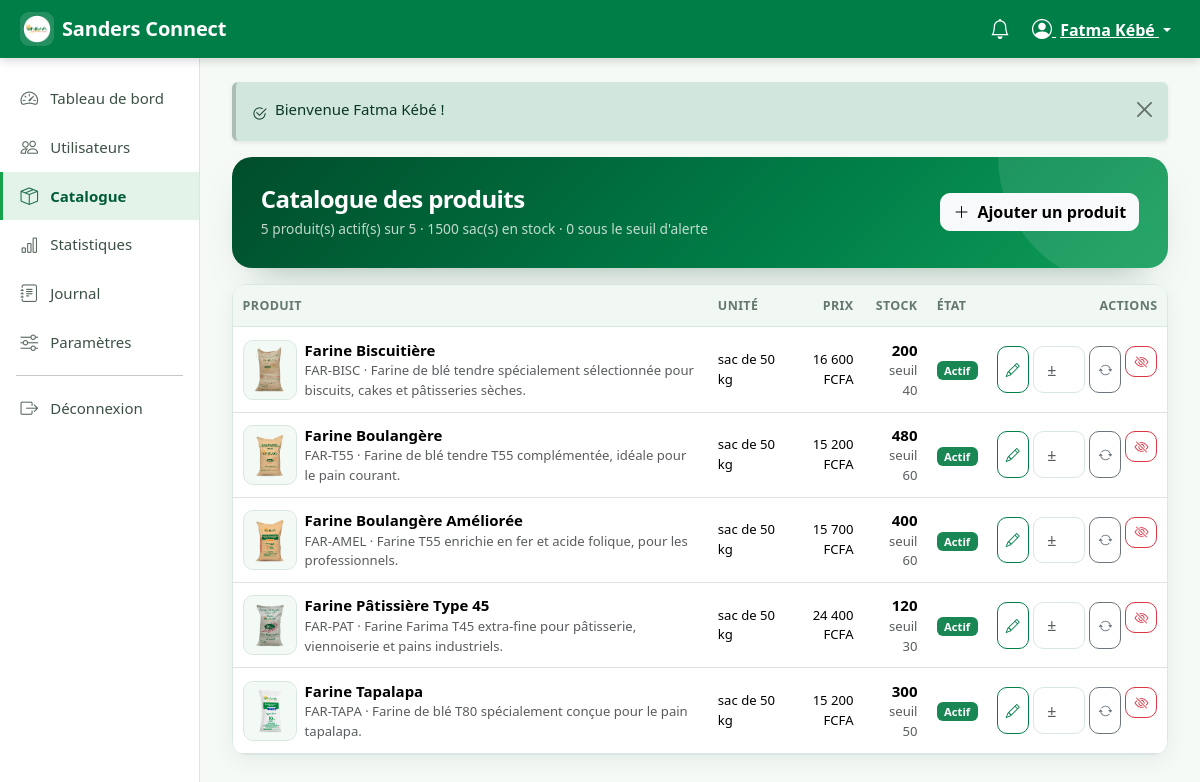
Page /index.php?r=administrateur/catalogue (signed in) on the committed database.
### tables this page shows
CREATE TABLE utilisateur (
    id                  INT UNSIGNED AUTO_INCREMENT PRIMARY KEY,
    nom                 VARCHAR(150)        NOT NULL,
    email               VARCHAR(190)        NOT NULL UNIQUE,
    telephone           VARCHAR(30)         DEFAULT NULL,
    mot_de_passe        VARCHAR(255)        NOT NULL,            
    role                ENUM('boulanger','gestionnaire','administrateur') NOT NULL DEFAULT 'boulanger',
    actif               TINYINT(1)          NOT NULL DEFAULT 0,  
    double_verification TINYINT(1)          NOT NULL DEFAULT 0,  
    code_securite       VARCHAR(255)        DEFAULT NULL,        
    tentatives_connexion TINYINT UNSIGNED   NOT NULL DEFAULT 0,
    bloque_jusqua       DATETIME            DEFAULT NULL,
    reset_token         VARCHAR(64)         DEFAULT NULL,
    reset_expire_le     DATETIME            DEFAULT NULL,
    derniere_connexion  DATETIME            DEFAULT NULL,
    cree_le             DATETIME            NOT NULL DEFAULT CURRENT_TIMESTAMP,
    maj_le              DATETIME            NOT NULL DEFAULT CURRENT_TIMESTAMP ON UPDATE CURRENT_TIMESTAMP,
    INDEX idx_user_role (role, actif)
);

CREATE TABLE produit (
    id                  INT UNSIGNED AUTO_INCREMENT PRIMARY KEY,
    reference           VARCHAR(50)         NOT NULL UNIQUE,
    libelle             VARCHAR(150)        NOT NULL,
    description         VARCHAR(255)        DEFAULT NULL,
    image               VARCHAR(255)        DEFAULT NULL,
    unite               VARCHAR(30)         NOT NULL DEFAULT 'sac de 50 kg',
    prix_unitaire       DECIMAL(12,2)       DEFAULT NULL,        
    stock_disponible    INT                 NOT NULL DEFAULT 0,
    seuil_alerte        INT                 NOT NULL DEFAULT 20,
    actif               TINYINT(1)          NOT NULL DEFAULT 1,
    cree_le             DATETIME            NOT NULL DEFAULT CURRENT_TIMESTAMP,
    maj_le              DATETIME            NOT NULL DEFAULT CURRENT_TIMESTAMP ON UPDATE CURRENT_TIMESTAMP,
    INDEX idx_produit_actif (actif)
);

### app/views/admin/catalogue.php (the view, shortened to what the rows shown need)
<div class="sc-catalogue-hero d-flex flex-wrap justify-content-between align-items-center gap-3 mb-3">
    <div>
        <h1 class="h4">Catalogue des produits</h1>
    </div>
</div>
<div class="card">
    <div class="card-body p-0">
        <?php if ($produits === []): ?>
            <div class="sc-empty"><i class="bi bi-box"></i>Aucun produit au catalogue.</div>
        <?php else: ?>
            <div class="table-responsive">
                <table class="table table-hover align-middle mb-0">
                    <thead>
                        <tr>
                            <th>Produit</th>
                            <th class="d-none d-md-table-cell">Unité</th>
                            <th class="text-end">Prix</th>
                            <th class="text-end">Stock</th>
                            <th>État</th>
                            <th class="text-end">Actions</th>
                        </tr>
                    </thead>
                    <tbody>
                    <?php foreach ($produits as $p): ?>
                        <tr>
                            <td>
                                <div class="d-flex align-items-center gap-2">
                                    <?php if (!empty($p['image'])): ?>
                                        <img src="<?= e(asset($p['image'])) ?>" alt="" class="sc-table-visuel" loading="lazy">
                                    <?php else: ?>
                                        <span class="sc-table-visuel d-inline-flex align-items-center justify-content-center text-muted">
                                            <i class="bi bi-image"></i>
                                        </span>
                                    <?php endif; ?>
                                    <div>
                                        <div class="fw-semibold"><?= e($p['libelle']) ?></div>
                                        <div class="text-small text-muted"><?= e($p['reference']) ?><?= !empty($p['description']) ? ' · ' . e($p['description']) : '' ?></div>
                                    </div>
                                </div>
                            </td>
                            <td class="d-none d-md-table-cell text-small"><?= e($p['unite']) ?></td>
                            <td class="text-end text-small sc-num"><?= e(fcfa($p['prix_unitaire'] !== null ? (float) $p['prix_unitaire'] : null)) ?></td>
                            <td class="text-end">
                                <span class="sc-num fw-semibold"><?= (int) $p['stock_disponible'] ?></span>
                                <div class="text-small text-muted">seuil <?= (int) $p['seuil_alerte'] ?></div>
                            </td>
                            <td>
                                <span class="badge text-bg-<?= (int) $p['actif'] === 1 ? 'success' : 'secondary' ?>">
                                    <?= (int) $p['actif'] === 1 ? 'Actif' : 'Retiré' ?>
                                </span>
                            </td>
                            <td class="text-end">
                                <div class="d-flex gap-1 justify-content-end">
                                    <button class="btn btn-sm btn-outline-sc" data-bs-toggle="modal"
                                            data-bs-target="#modalProduit<?= (int) $p['id'] ?>" title="Modifier">
                                        <i class="bi bi-pencil"></i>
                                    </button>
                                    <form method="post" action="<?= e(url('administrateur/catalogue/stock')) ?>" class="d-flex gap-1">
                                        <input type="number" class="form-control form-control-sm text-center" name="delta"
                                               placeholder="±" style="max-width:70px" inputmode="numeric" title="Ajuster le stock (+/-)">
                                        <button type="submit" class="btn btn-sm btn-outline-secondary" title="Appliquer l'ajustement">
                                            <i class="bi bi-arrow-repeat"></i>
                                        </button>
                                    </form>
                                    <form method="post" action="<?= e(url('administrateur/catalogue/activer')) ?>"
                                          data-confirmer="<?= (int) $p['actif'] === 1 ? 'Retirer ce produit du catalogue boulanger ?' : 'Remettre ce produit au catalogue ?' ?>">
                                        <button type="submit" class="btn btn-sm btn-outline-<?= (int) $p['actif'] === 1 ? 'danger' : 'success' ?>"
                                                title="<?= (int) $p['actif'] === 1 ? 'Retirer' : 'Activer' ?>">
                                            <i class="bi bi-<?= (int) $p['actif'] === 1 ? 'eye-slash' : 'eye' ?>"></i>
                                        </button>
                                    </form>
                                </div>
                            </td>
                        </tr>
                    <?php endforeach; ?>
                    </tbody>
                </table>
            </div>
        <?php endif; ?>
    </div>
</div>

### app/views/layouts/app.php (shortened to what the rows shown need)
<?php
$role        = $utilisateur['role'] ?? 'boulanger';
?>
<!doctype html>
<html lang="fr">
<head>
    <link href="https://cdn.jsdelivr.net/npm/bootstrap@5.3.3/dist/css/bootstrap.min.css" rel="stylesheet"
>
    <link href="https://cdn.jsdelivr.net/npm/bootstrap-icons@1.11.3/font/bootstrap-icons.min.css" rel="stylesheet">
    <link href="<?= e(asset('assets/css/app.css')) ?>" rel="stylesheet">
</head>
<body class="sc-app role-<?= e($role) ?>">
<nav class="navbar sc-navbar sticky-top">
    <div class="container-fluid">
        <div class="d-flex align-items-center gap-1 ms-auto">
            <div class="dropdown">
                <button class="btn btn-link text-white dropdown-toggle px-2" type="button" data-bs-toggle="dropdown"
                        aria-expanded="false">
                    <i class="bi bi-person-circle fs-5"></i>
                    <span class="d-none d-md-inline ms-1"><?= e(mb_substr((string) $utilisateur['nom'], 0, 18)) ?></span>
                </button>
            </div>
        </div>
    </div>
</nav>
<div class="container-fluid">
    <div class="row">
        <main class="col-lg-10 sc-content pb-5">
            <?= $contenu ?>
        </main>
    </div>
</div>
</body>
</html>

### rows in the picture
utilisateur: nom "Fatma Kébé"
produit: image (picture), libelle "Farine Biscuitière", reference "FAR-BISC", description "Farine de blé tendre spécialement sélectionnée pour biscuits, cakes et pâtisseries sèches.", unite "sac de 50 kg", prix_unitaire "16 600 FCFA", stock_disponible "200", seuil_alerte "40", actif "Actif"
produit: image (picture), libelle "Farine Boulangère", reference "FAR-T55", description "Farine de blé tendre T55 complémentée, idéale pour le pain courant.", unite "sac de 50 kg", prix_unitaire "15 200 FCFA", stock_disponible "480", seuil_alerte "60", actif "Actif"
produit: image (picture), libelle "Farine Boulangère Améliorée", reference "FAR-AMEL", description "Farine T55 enrichie en fer et acide folique, pour les professionnels.", unite "sac de 50 kg", prix_unitaire "15 700 FCFA", stock_disponible "400", seuil_alerte "60", actif "Actif"
produit: image (picture), libelle "Farine Pâtissière Type 45", reference "FAR-PAT", description "Farine Farima T45 extra-fine pour pâtisserie, viennoiserie et pains industriels.", unite "sac de 50 kg", prix_unitaire "24 400 FCFA", stock_disponible "120", seuil_alerte "30", actif "Actif"
produit: image (picture), libelle "Farine Tapalapa", reference "FAR-TAPA", description "Farine de blé T80 spécialement conçue pour le pain tapalapa.", unite "sac de 50 kg", prix_unitaire "15 200 FCFA", stock_disponible "300", seuil_alerte "50", actif "Actif"

### other values in the picture
APP_NAME "Sanders Connect"
$libelle "Tableau de bord"
$libelle "Utilisateurs"
$libelle "Catalogue"
$libelle "Statistiques"
$libelle "Journal"
$libelle "Paramètres"
$msg['message'] "Bienvenue Fatma Kébé !"
$stats['actifs'] "5"
$stats['total'] "5"
$stats['stock'] "1500"
$stats['alerte'] "0"
